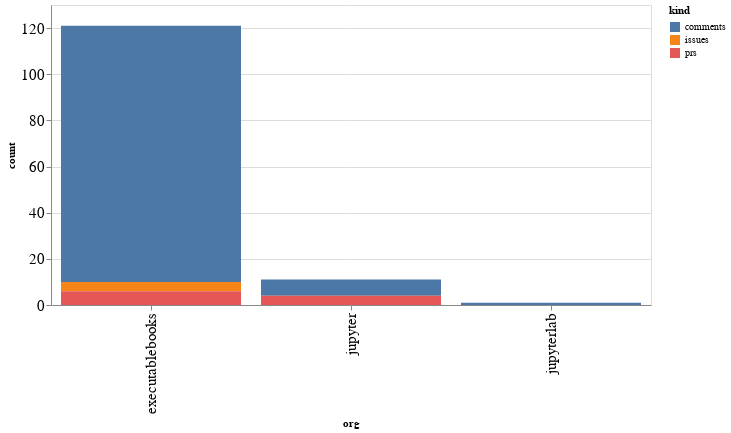

This figure's notebook cell:
### Code cell
alt.Chart(org_summaries, width=600).mark_bar().encode(
    x='org',
    y='count',
    color='kind',
    tooltip="org"
)

### Figure 1 — Vega-Lite specification as saved in the notebook (floating-point values rounded to 4 significant figures)
{"config": {"axisLeft": {"labelFontSize": 15}, "axisBottom": {"labelFontSize": 15}}, "data": {"name": "data-a46130b1a2348ae9dd2b7505f2488f69"}, "mark": "bar", "encoding": {"color": {"type": "nominal", "field": "kind"}, "tooltip": {"type": "nominal", "field": "org"}, "x": {"type": "nominal", "field": "org"}, "y": {"type": "quantitative", "field": "count"}}, "width": 600, "$schema": "https://vega.github.io/schema/vega-lite/v4.8.1.json", "datasets": {"data-a46130b1a2348ae9dd2b7505f2488f69": [{"org": "executablebooks", "kind": "comments", "count": 111}, {"org": "executablebooks", "kind": "issues", "count": 4}, {"org": "executablebooks", "kind": "prs", "count": 6}, {"org": "jupyter", "kind": "comments", "count": 7}, {"org": "jupyter", "kind": "prs", "count": 4}, {"org": "jupyterlab", "kind": "comments", "count": 1}]}}
